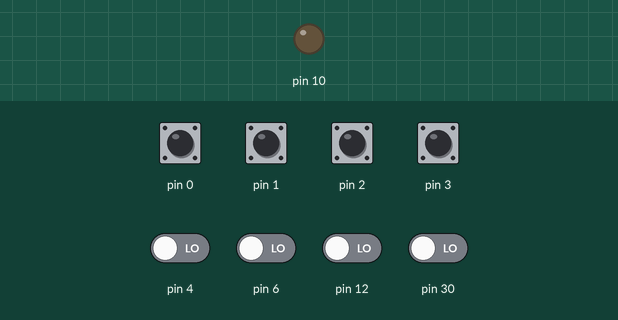
Bench run of a sketch on a simulated SparkFun Pro Micro, built with avr-gcc and run on an emulated ATmega32U4. On the bench: output pins drawn as LEDs (lit = HIGH). Inputs (shaded band) come from the test bench; at power-on: pin 0–3 HIGH, pin 4, pin 6, pin 12, pin 30 LOW.

Above: at 3.2 s.
3.3 s: pin 1 pulled LOW for 1 s
At 5.2 s:
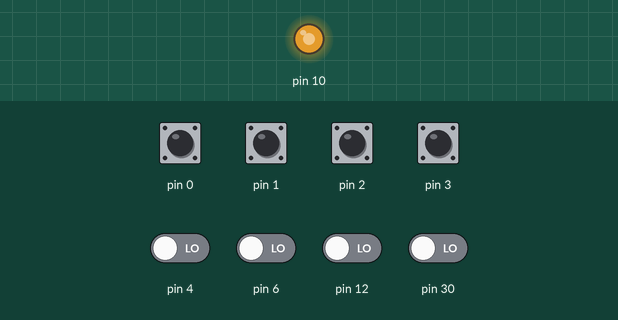
5.8 s: pin 1 pulled LOW for 0.15 s
Timing chart, 0 to 7.0 s (numbered marks = the images above; inputs shaded):
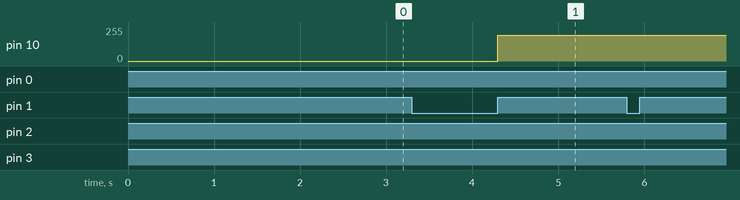

The sketch:

Keyhawk.ino
```cpp
#include <Keyboard.h>

// This firmware is made for running on a Pro Micro.
// Ports are hard-coded due to irregular pinout (i.e. can't use all portd due to reserved pins for LEDs).

// By default, the firmware supports up to 10 inputs, Arduino pins 0-9.

// KEYS

// 0 = D2
// 1 = D3
// 2 = D1
// 3 = D0
// 4 = D4
// 5 = C6
// 6 = D7
// 7 = E6
// 8 = B4
// 9 = B5

// CONFIGURATION SECTION
// Change values to fit your needs

// Lighting pins

// 10 = Reserved for lighting effects.
// Feed LEDs from 5V, sink to pin 10.
// If lighting current exceeds 20mA, use a transistor.


// Change this to the keycount.
// Valid range is 1-10
const int KEYCOUNT = 4;

// Change this to key debouncing time.
// Default for Cherry MX style switches is usually 5ms.
const unsigned long DEBOUNCETIME = 5;

// Keymap of chars to be pressed, from keys 0 to 9, layer 1 on top.
// For a function key to 2nd layer, use the ^ karat.
// Any keys below a karat are ignored.
// For a LED toggle key, use the $ char.
// Null chars do not send anything.

const char KEYMAP[2][10] = {
  {'z', 'x', KEY_ESC, '^', 0, 0, 0, 0, 0, 0 },
  {KEY_TAB, '$', '`', '^', 0, 0, 0, 0, 0, 0 }
};

// From here and below is the actual code
// Only modify if you want to change the ports and stuff

// Status: Array of ints from 0 to 2.
// 0 = Key unpressed
// 1 = Key pressed
// 2 = Key released, 5ms debounce cooldown
int keyStatus[KEYCOUNT];

// Read: Raw read values.
// Used for matrix scanning.
int keyRead[KEYCOUNT];

// Debouncing array.
unsigned long lastRelease[KEYCOUNT];

// Current pressed keys
bool keyTracker[2][KEYCOUNT];

// Current layer
int layer;

// LED status
bool ledOn;

// LED brightness, 0-255
int ledBrightness;

// LED Wave Value
int ledWave;


void setup() {
  delay(2000);
  // Set all pins 0-Keycount to input
  // Also, init variables
  for (int i = 0; i < KEYCOUNT; i++) {
    pinMode(i, INPUT_PULLUP);
    keyStatus[i] = 0;
    keyRead[i] = 0;
    lastRelease[i] = millis();
    keyTracker[0][i] = false;
    keyTracker[1][i] = false;
  }
  // Set LED pin
  pinMode(10, OUTPUT);

  // Define all remaining variables
  layer = 0;
  ledOn = true;
  ledBrightness = 30;
  ledWave = 20;
}

bool anyKeyPressed() {
  for (int i = 0; i <= 1; i++) {
    for (int j = 0; j < KEYCOUNT; j++) {
      if (keyTracker[i][j] == true) {
        return true;
      }
    }
  }
  return false;
}

void toggleLED() {
  ledOn = !ledOn;
  if (!ledOn) {
    ledBrightness = 0;
  }
}

void calculateLED() {
  // Return if LED is off
  if (!ledOn) {
    return;
  }

  // We use a sine wave to calculate lighting
  // Equation for idle breathing LED is
  // brightness = 25sin(seconds) + 50;
  ledWave = 25 * sin(millis() * 1000) + 50;

  // If any key is pressed, max brightness mode
  if (anyKeyPressed()) {
    ledBrightness = 255;
  }
  // Otherwise, fade until it's lower than ledWave, at which point it merges in with ledWave
  else {
    if (ledBrightness < ledWave) {
      ledBrightness = ledWave;
    }
    else {
      ledBrightness--;
    }
  }
  // Finally, set the pin
  // The pin SINKS current rather than OUTPUTS.
  // This is for stock transistor compatibility.
  // Make sure LEDs flow in from 5V into the LED pin with plenty of resistance!
  analogWrite(10, 255 - ledBrightness);

}

void scanKeys() {
  // Loop through keys and scan each one by port (faster than digitalRead)
  for (int i = 0; i < KEYCOUNT; i++) {
    // Switch based on the key number since the pins are not in port order.
    switch (i) {
      case 0:
        keyRead[i] = !(PIND & (1<<PD2));
        break;
      case 1:
        keyRead[i] = !(PIND & (1<<PD3));
        break;
      case 2:
        keyRead[i] = !(PIND & (1<<PD1));
        break;
      case 3:
        keyRead[i] = !(PIND & (1<<PD0));
        break;
      case 4:
        keyRead[i] = !(PIND & (1<<PD4));
        break;
      case 5:
        keyRead[i] = !(PINC & (1<<PC6));
        break;
      case 6:
        keyRead[i] = !(PIND & (1<<PD7));
        break;
      case 7:
        keyRead[i] = !(PINE & (1<<PE6));
        break;
      case 8:
        keyRead[i] = !(PINB & (1<<PB4));
        break;
      case 9:
        keyRead[i] = !(PINB & (1<<PB5));
        break;
      default:
        break;
    }
  }
}

void sendKeystroke(int i, bool down) {
  // If keycode at layer 1 is the function layer, toggle layer
  if (KEYMAP[0][i] == '^') {
    if (down) {
      layer = 1;
    } else {
      layer = 0;
    }
    return;
  }
  // Otherwise, switch based on char
  switch (KEYMAP[layer][i]) {
    // LED toggles on down
    case '$':
      if (down) {
        toggleLED();
      }
      break;
    // Null sends nothing
    case '\0':
      break;
    // Regular keys
    default:
      // Down sends the key at current layer
      // Also marks the key as pressed
      if (down) {
        Keyboard.press(KEYMAP[layer][i]);
        keyTracker[layer][i] = true;
      }
      // Releasing keys is more difficult.
      // To deal with layer changes, we go off of the keyTracker variable rather than the current layer key
      for (int j = 0; j <= 1; j++) {
        if (keyTracker[j][i] == true) {
          Keyboard.release(KEYMAP[j][i]);
          keyTracker[j][i] = false;
        }
      }
  }
}

void calculateKeys() {
  // Loop all keys
  for (int i = 0; i < KEYCOUNT; i++) {
    // If key is pressed
    if (keyRead[i] == 0) {
      // Send keystroke if switching from unpressed
      if (keyStatus[i] == 0) {
        keyStatus[i] = 1;
        // Actual keystroke is handled by sendKeystroke()
        sendKeystroke(i, true);
      }
    }
    // Otherwise, if key is released,
    else {
      switch (keyStatus[i]) {
        // If current state is 1 (switching from pressed to non-pressed), begin debounce
        case 1:
          keyStatus[i] = 2;
          lastRelease[i] = millis();
          break;
        // Otherwise, if already debouncing, check timer
        case 2:
          if (millis() - lastRelease[i] > DEBOUNCETIME) {
            sendKeystroke(i, false);
            keyStatus[i] = 0;
          }
          break;
        // Otherwise, was unpressed and is unpressed. How boring
        default:
          break;
      }
    }
  }
}

void loop() {
  scanKeys();
  // Now that key scanning is done, we switch to calculating keypresses.
  calculateKeys();
  calculateLED();
  //delay(1);
  delayMicroseconds(250);
}
```
